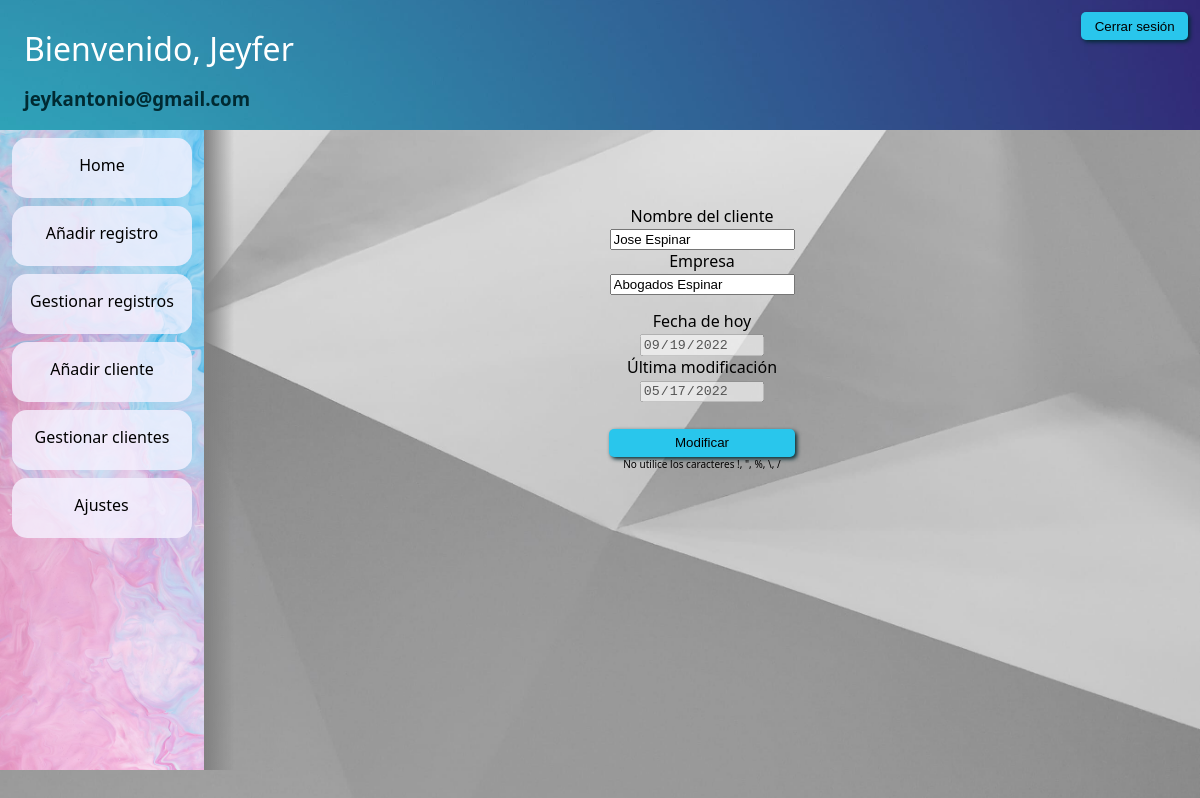
Page /modCliente.php?id=1 (signed in) on the committed database.
### tables this page shows
CREATE TABLE `cliente` (
  `id` int(11) NOT NULL,
  `cliente` varchar(70) NOT NULL,
  `empresa` varchar(60) NOT NULL,
  `modificado` date NOT NULL
);

### modCliente.php (the view, shortened to what this page needs)
<!DOCTYPE html>
<html lang="es">
<head>
    <link rel="stylesheet" href="css/main.css">
    <link rel="stylesheet" href="css/anadir.css">
    <link rel="stylesheet" href="css/modificar.css">
</head>
<body>
    <?php
    if ($_SESSION['newsession'] != "letstart") {
        header("location:index.php");
        exit();
    } else {
        include("php-files/connect.php");
        include("php-files/prepareUser.php");
        $found = 0;
        $queryGet = 'SELECT id, cliente, empresa, modificado FROM `cliente` WHERE id = ';
        if (isset($_GET['id'])) {
            $id = $_GET['id'];
            $queryGet = $queryGet . ' ' . $id;
            $resultGet = mysqli_query($con, $queryGet)
                or die('No se ha podido ejecutar la consulta ' . mysqli_error($con));
            $row = mysqli_fetch_array($resultGet);
            $found_rows = mysqli_num_rows($resultGet);
            if ($found_rows > 0) {
                $found = 1;
            }
        }
    ?>
        <div class="panel">
            <?php if ($found == 1) { ?>
                <div class="add-form">
                    <div class="client-options">
                        <form action="modCliente.php?id=<?= $row['id'] ?>&modified=1" method="post">
                            <div class="client-info">
                                <div class="name-lastname">
                                    <label>Nombre del cliente</label>
                                    <input type="text" name="client" value="<?= $row['cliente'] ?>" required />
                                </div>
                                <div class="client-business">
                                    <label>Empresa</label>
                                    <div class="dropdown">
                                        <input type="search" id="business" name="business" autocomplete="off" value="<?= $row['empresa'] ?>" placeholder="No buscar" />
                                    </div>
                                </div>
                            </div>
                            <div>
                                <label for="lastMod">Fecha de hoy</label>
                                <input type="date" value="<?= date("Y-m-d") ?>" disabled />
                                <label for="lastMod">Última modificación</label>
                                <input type="date" value="<?= $row['modificado'] ?>" disabled />
                            </div>
                            <div class="form-options">
                                <input type="submit" value="Modificar" />
                                <p class="small-text">No utilice los caracteres !, ", %, \, /</p>
                            </div>
                        </form>
                    </div>
                </div>
        </div>
    <?php } ?>
<?php } ?>
</body>
</html>

### css/main.css (style rules this page uses)
body { --main-color: #29C6EC; --sec-color: #CA7FD8; --contrast-color: #FDB06F; --dark-color: #002A32; --light-color: #f6f2ff; --main-color-tr: #29C6ECCC; --sec-color-tr: #FDB06FCC; --contrast-color-tr: #CA7FD8CC; --dark-color-tr: #002A32CC; --light-color-tr: #f6f2ffCC; --header-height: 130px; --sidebar-height: 80vh; --sidebar-width: 17%; margin: 0px; padding: 0px; font-size: 16px; font-family: 'Segoe UI', Tahoma, Geneva, Verdana, sans-serif; overflow: hidden; height: 100vh !important; background-image: url("../img/geometric.jpg"); background-size: cover; background-attachment: fixed; }
h2 { font-weight: normal; color: var(--contrast-color); }
h3, h4, h5, h6 { color: var(--dark-color); }
button, input[type=submit] { padding: 0.5em 1em 0.5em 1em; border: 0px; border-radius: 5px; background-color: var(--main-color); box-shadow: 2px 2px 4px var(--dark-color); font-family: 'Franklin Gothic Medium', 'Arial Narrow', Arial, sans-serif; transition: background-color 0.5s; cursor: pointer; }
a { color: inherit; text-decoration: none; }
.small-text { font-size: 10px; margin: 0px !important; }
.panel { float: right; width: 83%; height: var(--sidebar-height); overflow: auto; }
.header { display: flex; justify-content: space-between; background-color: var(--main-color); background-image: url("../img/fresh.jpg"); background-position: center; background-size: cover; height: var(--header-height); }
.header > div:first-child { margin-left: 2vw; }
.header .username { color: white; font-size: 2em; margin-bottom: 0.5em; }
.header .email { margin: 0.5em 0px 0.5em 0px; }
.session-buttons { margin: 1vw 1vw 0px 0px; }
.sidebar { float: left; height: var(--sidebar-height); width: var(--sidebar-width); background: linear-gradient(35deg, var(--light-color), var(--main-color), var(--contrast-color)); background-image: url("../img/sweet.jpg"); background-size: cover; z-index: 0; }
.sidebar::before { background: linear-gradient(90deg, gray 0%, transparent 100%); content: " "; width: 30px; margin-right: -30px; position: absolute; left: var(--sidebar-width); bottom: auto; height: inherit; z-index: 0; pointer-events: none; }
.sidebar ul { padding: 0px; margin: 0px; }
.sidebar ul li { list-style: none; background: var(--light-color-tr); border-radius: 15px; width: 15vw; height: 2.75em; margin: 1vh 1vw 1vh 1vw; padding-top: 1em; text-align: center; cursor: pointer; transition: background-color 0.5s; }
.sidebar ul li p { margin: 0px; text-align: center; width: 100%; }
.config > * { display: inline; }
.dropdown { position: relative; width: max-content; margin: auto; }

### css/anadir.css (style rules this page uses)
.add-form form { width: 75%; height: 75%; margin: auto; margin-top: 7.5%; text-align: center; }
.add-form form > *:not(:first-child), .add-form form > *:not(:last-child) { margin-top: 2%; margin-bottom: 2%; }
.add-from form input, .add-form form label { display: block; }
.add-form form input[type=submit] { display: block; width: 25%; margin-left: 37.5%; margin-top: 2em; }
.client-business { position: relative; }

### rows in the picture
cliente: client "Jose Espinar", business "Abogados Espinar", modificado "05/17/2022"
